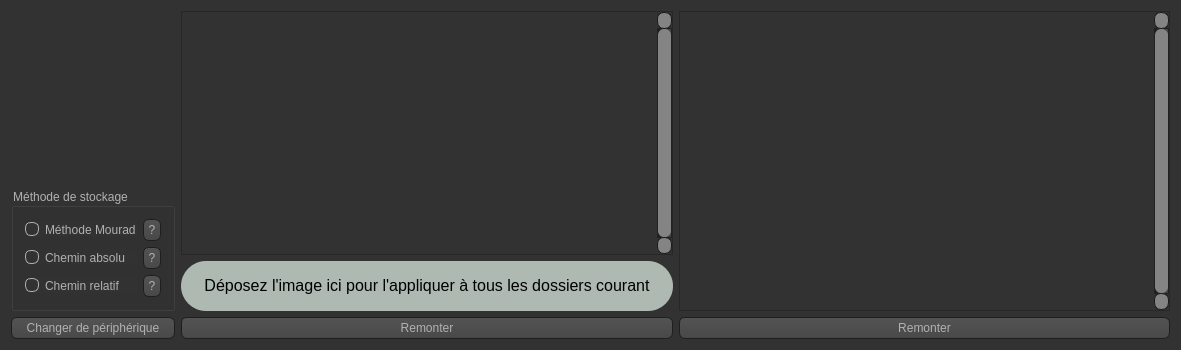
<?xml version="1.0" encoding="UTF-8"?>
<ui version="4.0">
 <class>MainWindow</class>
 <widget class="QMainWindow" name="MainWindow">
  <property name="geometry">
   <rect>
    <x>0</x>
    <y>0</y>
    <width>1181</width>
    <height>350</height>
   </rect>
  </property>
  <property name="windowTitle">
   <string>MyDir!</string>
  </property>
  <property name="windowIcon">
   <iconset resource="ressources.qrc">
    <normaloff>:/img/folder-apps-icon.png</normaloff>:/img/folder-apps-icon.png</iconset>
  </property>
  <property name="styleSheet">
   <string notr="true">QToolTip
{
     border: 1px solid black;
     padding: 2px;
	 color: black;
}

QWidget
{
    color: #b1b1b1;
    background-color: #323232;
}

QWidget:item:hover
{
    background-color: QLinearGradient( x1: 0, y1: 0, x2: 0, y2: 1, stop: 0 #ffa02f, stop: 1 #ca0619);
    color: #000000;
}

QWidget:item:selected
{
    background-color: QLinearGradient( x1: 0, y1: 0, x2: 0, y2: 1, stop: 0 #ffa02f, stop: 1 #d7801a);
}

QMenuBar::item
{
    background: transparent;
}

QMenuBar::item:selected
{
    background: transparent;
    border: 1px solid #ffaa00;
}

QMenuBar::item:pressed
{
    background: #444;
    border: 1px solid #000;
    background-color: QLinearGradient(
        x1:0, y1:0,
        x2:0, y2:1,
        stop:1 #212121,
        stop:0.4 #343434/*,
        stop:0.2 #343434,
        stop:0.1 #ffaa00*/
    );
    margin-bottom:-1px;
    padding-bottom:1px;
}

QMenu
{
    border: 1px solid #000;
}

QMenu::item
{
    padding: 2px 20px 2px 20px;
}

QMenu::item:selected
{
    color: #000000;
}

QWidget:disabled
{
    color: #404040;
    background-color: #323232;
}

QAbstractItemView
{
    background-color: QLinearGradient( x1: 0, y1: 0, x2: 0, y2: 1, stop: 0 #4d4d4d, stop: 0.1 #646464, stop: 1 #5d5d5d);
}

QWidget:focus
{
    /*border: 2px solid QLinearGradient( x1: 0, y1: 0, x2: 0, y2: 1, stop: 0 #ffa02f, stop: 1 #d7801a);*/
}

QLineEdit
{
    background-color: QLinearGradient( x1: 0, y1: 0, x2: 0, y2: 1, stop: 0 #4d4d4d, stop: 0 #646464, stop: 1 #5d5d5d);
    padding: 1px;
    border-style: solid;
    border: 1px solid #1e1e1e;
    border-radius: 5;
}

QPushButton
{
    color: #b1b1b1;
    background-color: QLinearGradient( x1: 0, y1: 0, x2: 0, y2: 1, stop: 0 #565656, stop: 0.1 #525252, stop: 0.5 #4e4e4e, stop: 0.9 #4a4a4a, stop: 1 #464646);
    border-width: 1px;
    border-color: #1e1e1e;
    border-style: solid;
    border-radius: 6;
    padding: 3px;
    font-size: 12px;
    padding-left: 5px;
    padding-right: 5px;
}

QPushButton:pressed
{
    background-color: QLinearGradient( x1: 0, y1: 0, x2: 0, y2: 1, stop: 0 #2d2d2d, stop: 0.1 #2b2b2b, stop: 0.5 #292929, stop: 0.9 #282828, stop: 1 #252525);
}

QComboBox
{
    selection-background-color: #ffaa00;
    background-color: QLinearGradient( x1: 0, y1: 0, x2: 0, y2: 1, stop: 0 #565656, stop: 0.1 #525252, stop: 0.5 #4e4e4e, stop: 0.9 #4a4a4a, stop: 1 #464646);
    border-style: solid;
    border: 1px solid #1e1e1e;
    border-radius: 5;
}

QComboBox:hover,QPushButton:hover
{
    border: 2px solid QLinearGradient( x1: 0, y1: 0, x2: 0, y2: 1, stop: 0 #ffa02f, stop: 1 #d7801a);
}


QComboBox:on
{
    padding-top: 3px;
    padding-left: 4px;
    background-color: QLinearGradient( x1: 0, y1: 0, x2: 0, y2: 1, stop: 0 #2d2d2d, stop: 0.1 #2b2b2b, stop: 0.5 #292929, stop: 0.9 #282828, stop: 1 #252525);
    selection-background-color: #ffaa00;
}

QComboBox QAbstractItemView
{
    border: 2px solid darkgray;
    selection-background-color: QLinearGradient( x1: 0, y1: 0, x2: 0, y2: 1, stop: 0 #ffa02f, stop: 1 #d7801a);
}

QComboBox::drop-down
{
     subcontrol-origin: padding;
     subcontrol-position: top right;
     width: 15px;

     border-left-width: 0px;
     border-left-color: darkgray;
     border-left-style: solid; /* just a single line */
     border-top-right-radius: 3px; /* same radius as the QComboBox */
     border-bottom-right-radius: 3px;
 }

QComboBox::down-arrow
{
     image: url(:/down_arrow.png);
}

QGroupBox:focus
{
border: 2px solid QLinearGradient( x1: 0, y1: 0, x2: 0, y2: 1, stop: 0 #ffa02f, stop: 1 #d7801a);
}

QTextEdit:focus
{
    border: 2px solid QLinearGradient( x1: 0, y1: 0, x2: 0, y2: 1, stop: 0 #ffa02f, stop: 1 #d7801a);
}
/*
QScrollBar:horizontal {
      background: QLinearGradient( x1: 0, y1: 0, x2: 1, y2: 0, stop: 0.0 #121212, stop: 0.2 #282828, stop: 1 #484848);
      width: 15px;
      margin: 16px 0 16px 0;
      border: 1px solid #222222;
}

QScrollBar::handle:horizontal
{
      background: rgb(132, 132, 132);
      min-height: 20px;
      border-radius: 6px;
}

QScrollBar::add-line:horizontal {
      border: 1px solid #1b1b19;
      border-radius: 7px;
      background:  rgb(132, 132, 132);
      height: 15px;
      subcontrol-position: bottom;
      subcontrol-origin: margin;
}

QScrollBar::sub-line:horizontal {
      border: 1px solid #1b1b19;
      border-radius: 7px;
      background:  rgb(132, 132, 132);
      height: 15px;
      subcontrol-position: top;
      subcontrol-origin: margin;
}

QScrollBar::right-arrow:horizontal, QScrollBar::left-arrow:horizontal
{
      border: 1px solid black;
      width: 1px;
      height: 1px;
      background: white;
}
*/
QScrollBar::add-page:horizontal, QScrollBar::sub-page:horizontal
{
      background: none;
}

QScrollBar:vertical
{
      background: QLinearGradient( x1: 0, y1: 0, x2: 1, y2: 0, stop: 0.0 #121212, stop: 0.2 #282828, stop: 1 #484848);
      width: 15px;
      margin: 16px 0 16px 0;
      border: 1px solid #222222;
}

QScrollBar::handle:vertical
{
      background: rgb(132, 132, 132);
      min-height: 20px;
      border-radius: 6px;
}

QScrollBar::add-line:vertical
{
      border: 1px solid #1b1b19;
      border-radius: 7px;
      background:  rgb(132, 132, 132);
      height: 15px;
      subcontrol-position: bottom;
      subcontrol-origin: margin;
}

QScrollBar::sub-line:vertical
{
      border: 1px solid #1b1b19;
      border-radius: 7px;
      background:  rgb(132, 132, 132);
      height: 15px;
      subcontrol-position: top;
      subcontrol-origin: margin;
}


QScrollBar::add-page:vertical, QScrollBar::sub-page:vertical
{
      background: none;
}
/*
QScrollBar::up-arrow:vertical, QScrollBar::down-arrow:vertical
{
      width: 5px;
      height: 5px;
	  border-radius:2px;
      background: rgb(139, 139, 139);
}
*/

QTextEdit
{
    background-color: #242424;
}

QPlainTextEdit
{
    background-color: #242424;
}

QHeaderView::section
{
    background-color: QLinearGradient(x1:0, y1:0, x2:0, y2:1, stop:0 #616161, stop: 0.5 #505050, stop: 0.6 #434343, stop:1 #656565);
    color: white;
    padding-left: 4px;
    border: 1px solid #6c6c6c;
}

QCheckBox:disabled
{
color: #414141;
}

QDockWidget::title
{
    text-align: center;
    spacing: 3px; /* spacing between items in the tool bar */
    background-color: QLinearGradient(x1:0, y1:0, x2:0, y2:1, stop:0 #323232, stop: 0.5 #242424, stop:1 #323232);
}

QDockWidget::close-button, QDockWidget::float-button
{
    text-align: center;
    spacing: 1px; /* spacing between items in the tool bar */
    background-color: QLinearGradient(x1:0, y1:0, x2:0, y2:1, stop:0 #323232, stop: 0.5 #242424, stop:1 #323232);
}

QDockWidget::close-button:hover, QDockWidget::float-button:hover
{
    background: #242424;
}

QDockWidget::close-button:pressed, QDockWidget::float-button:pressed
{
    padding: 1px -1px -1px 1px;
}

QMainWindow::separator
{
    background-color: QLinearGradient(x1:0, y1:0, x2:0, y2:1, stop:0 #161616, stop: 0.5 #151515, stop: 0.6 #212121, stop:1 #343434);
    color: white;
    padding-left: 4px;
    border: 1px solid #4c4c4c;
    spacing: 3px; /* spacing between items in the tool bar */
}

QMainWindow::separator:hover
{

    background-color: QLinearGradient(x1:0, y1:0, x2:0, y2:1, stop:0 #d7801a, stop:0.5 #b56c17 stop:1 #ffa02f);
    color: white;
    padding-left: 4px;
    border: 1px solid #6c6c6c;
    spacing: 3px; /* spacing between items in the tool bar */
}

QToolBar::handle
{
     spacing: 3px; /* spacing between items in the tool bar */
     background: url(:/images/handle.png);
}

QMenu::separator
{
    height: 2px;
    background-color: QLinearGradient(x1:0, y1:0, x2:0, y2:1, stop:0 #161616, stop: 0.5 #151515, stop: 0.6 #212121, stop:1 #343434);
    color: white;
    padding-left: 4px;
    margin-left: 10px;
    margin-right: 5px;
}

QProgressBar
{
    border: 2px solid grey;
    border-radius: 5px;
    text-align: center;
}

QProgressBar::chunk
{
    background-color: #d7801a;
    width: 2.15px;
    margin: 0.5px;
}

QTabBar::tab {
    color: #b1b1b1;
    border: 1px solid #444;
    border-bottom-style: none;
    background-color: #323232;
    padding-left: 10px;
    padding-right: 10px;
    padding-top: 3px;
    padding-bottom: 2px;
    margin-right: -1px;
}

QTabWidget::pane {
    border: 1px solid #444;
    top: 1px;
}

QTabBar::tab:last
{
    margin-right: 0; /* the last selected tab has nothing to overlap with on the right */
    border-top-right-radius: 3px;
}

QTabBar::tab:first:!selected
{
 margin-left: 0px; /* the last selected tab has nothing to overlap with on the right */


    border-top-left-radius: 3px;
}

QTabBar::tab:!selected
{
    color: #b1b1b1;
    border-bottom-style: solid;
    margin-top: 3px;
    background-color: QLinearGradient(x1:0, y1:0, x2:0, y2:1, stop:1 #212121, stop:.4 #343434);
}

QTabBar::tab:selected
{
    border-top-left-radius: 3px;
    border-top-right-radius: 3px;
    margin-bottom: 0px;
}

QTabBar::tab:!selected:hover
{
    /*border-top: 2px solid #ffaa00;
    padding-bottom: 3px;*/
    border-top-left-radius: 3px;
    border-top-right-radius: 3px;
    background-color: QLinearGradient(x1:0, y1:0, x2:0, y2:1, stop:1 #212121, stop:0.4 #343434, stop:0.2 #343434, stop:0.1 #ffaa00);
}

QRadioButton::indicator:checked, QRadioButton::indicator:unchecked{
    color: #b1b1b1;
    background-color: #323232;
    border: 1px solid #b1b1b1;
    border-radius: 6px;
}

QRadioButton::indicator:checked
{
    background-color: qradialgradient(
        cx: 0.5, cy: 0.5,
        fx: 0.5, fy: 0.5,
        radius: 1.0,
        stop: 0.25 #ffaa00,
        stop: 0.3 #323232
    );
}

QCheckBox::indicator{
    color: #b1b1b1;
    background-color: #323232;
    border: 1px solid #b1b1b1;
    width: 9px;
    height: 9px;
}

QRadioButton::indicator
{
    border-radius: 6px;
}

QRadioButton::indicator:hover, QCheckBox::indicator:hover
{
    border: 1px solid #ffaa00;
}

QCheckBox::indicator:checked
{
    image:url(:/images/checkbox.png);
}

QCheckBox::indicator:disabled, QRadioButton::indicator:disabled
{
    border: 1px solid #444;
}</string>
  </property>
  <widget class="QWidget" name="centralWidget">
   <layout class="QHBoxLayout" name="horizontalLayout_4">
    <item>
     <layout class="QVBoxLayout" name="verticalLayout_4">
      <item>
       <layout class="QGridLayout" name="gridLayout">
        <property name="topMargin">
         <number>0</number>
        </property>
        <item row="1" column="0">
         <widget class="QLabel" name="iconApp">
          <property name="sizePolicy">
           <sizepolicy hsizetype="Preferred" vsizetype="Preferred">
            <horstretch>0</horstretch>
            <verstretch>0</verstretch>
           </sizepolicy>
          </property>
          <property name="minimumSize">
           <size>
            <width>0</width>
            <height>64</height>
           </size>
          </property>
          <property name="maximumSize">
           <size>
            <width>64</width>
            <height>64</height>
           </size>
          </property>
          <property name="autoFillBackground">
           <bool>false</bool>
          </property>
          <property name="styleSheet">
           <string notr="true">border-image: url(:/img/folder-apps-icon.png) 0 0 0 0 stretch stretch ;</string>
          </property>
          <property name="text">
           <string>&lt;html&gt;&lt;head/&gt;&lt;body&gt;&lt;p&gt;&lt;br/&gt;&lt;/p&gt;&lt;/body&gt;&lt;/html&gt;</string>
          </property>
          <property name="scaledContents">
           <bool>false</bool>
          </property>
         </widget>
        </item>
        <item row="2" column="0">
         <spacer name="verticalSpacer">
          <property name="orientation">
           <enum>Qt::Vertical</enum>
          </property>
          <property name="sizeHint" stdset="0">
           <size>
            <width>20</width>
            <height>40</height>
           </size>
          </property>
         </spacer>
        </item>
       </layout>
      </item>
      <item>
       <widget class="QGroupBox" name="groupBox">
        <property name="title">
         <string>Méthode de stockage</string>
        </property>
        <layout class="QVBoxLayout" name="verticalLayout_3">
         <item>
          <layout class="QHBoxLayout" name="horizontalLayout_3">
           <item>
            <widget class="QRadioButton" name="radioMethodeMourad">
             <property name="text">
              <string>Méthode Mourad</string>
             </property>
             <property name="checked">
              <bool>true</bool>
             </property>
            </widget>
           </item>
           <item>
            <widget class="QPushButton" name="pushButton_2">
             <property name="minimumSize">
              <size>
               <width>18</width>
               <height>22</height>
              </size>
             </property>
             <property name="maximumSize">
              <size>
               <width>18</width>
               <height>22</height>
              </size>
             </property>
             <property name="text">
              <string>?</string>
             </property>
            </widget>
           </item>
          </layout>
         </item>
         <item>
          <layout class="QHBoxLayout" name="horizontalLayout_5">
           <item>
            <widget class="QRadioButton" name="radioCheminAbsolu">
             <property name="text">
              <string>Chemin absolu</string>
             </property>
            </widget>
           </item>
           <item>
            <widget class="QPushButton" name="aideCheminAbsolu">
             <property name="minimumSize">
              <size>
               <width>18</width>
               <height>22</height>
              </size>
             </property>
             <property name="maximumSize">
              <size>
               <width>18</width>
               <height>22</height>
              </size>
             </property>
             <property name="text">
              <string>?</string>
             </property>
            </widget>
           </item>
          </layout>
         </item>
         <item>
          <layout class="QHBoxLayout" name="horizontalLayout_2">
           <item>
            <widget class="QRadioButton" name="radioCheminRelatif">
             <property name="text">
              <string>Chemin relatif</string>
             </property>
             <property name="checked">
              <bool>false</bool>
             </property>
            </widget>
           </item>
           <item>
            <widget class="QPushButton" name="aideCheminRelatif">
             <property name="maximumSize">
              <size>
               <width>18</width>
               <height>22</height>
              </size>
             </property>
             <property name="text">
              <string>?</string>
             </property>
            </widget>
           </item>
          </layout>
         </item>
        </layout>
       </widget>
      </item>
      <item>
       <widget class="QPushButton" name="pushButton">
        <property name="text">
         <string>Changer de périphérique</string>
        </property>
       </widget>
      </item>
     </layout>
    </item>
    <item>
     <layout class="QHBoxLayout" name="horizontalLayout">
      <item>
       <layout class="QVBoxLayout" name="verticalLayout">
        <item>
         <widget class="QScrollArea" name="scrollArea_2">
          <property name="minimumSize">
           <size>
            <width>415</width>
            <height>0</height>
           </size>
          </property>
          <property name="verticalScrollBarPolicy">
           <enum>Qt::ScrollBarAlwaysOn</enum>
          </property>
          <property name="horizontalScrollBarPolicy">
           <enum>Qt::ScrollBarAsNeeded</enum>
          </property>
          <property name="sizeAdjustPolicy">
           <enum>QAbstractScrollArea::AdjustToContents</enum>
          </property>
          <property name="widgetResizable">
           <bool>true</bool>
          </property>
          <widget class="QWidget" name="dossiers">
           <property name="geometry">
            <rect>
             <x>0</x>
             <y>0</y>
             <width>481</width>
             <height>240</height>
            </rect>
           </property>
          </widget>
         </widget>
        </item>
        <item>
         <layout class="QHBoxLayout" name="horizontalLayout_6">
          <item>
           <widget class="QLabel" name="label">
            <property name="minimumSize">
             <size>
              <width>0</width>
              <height>50</height>
             </size>
            </property>
            <property name="maximumSize">
             <size>
              <width>9999</width>
              <height>50</height>
             </size>
            </property>
            <property name="acceptDrops">
             <bool>true</bool>
            </property>
            <property name="styleSheet">
             <string notr="true">background-color: rgb(174, 185, 178);
border-radius:25px;
color: black;</string>
            </property>
            <property name="text">
             <string>&lt;html&gt;&lt;head/&gt;&lt;body&gt;&lt;p align=&quot;center&quot;&gt;&lt;span style=&quot; font-size:12pt;&quot;&gt;Déposez l'image ici pour l'appliquer à tous les dossiers courant&lt;/span&gt;&lt;/p&gt;&lt;/body&gt;&lt;/html&gt;</string>
            </property>
           </widget>
          </item>
         </layout>
        </item>
        <item>
         <widget class="QPushButton" name="remonterDirDroppables">
          <property name="text">
           <string>Remonter</string>
          </property>
         </widget>
        </item>
       </layout>
      </item>
      <item>
       <layout class="QVBoxLayout" name="verticalLayout_2">
        <item>
         <widget class="QScrollArea" name="scrollArea">
          <property name="minimumSize">
           <size>
            <width>415</width>
            <height>0</height>
           </size>
          </property>
          <property name="verticalScrollBarPolicy">
           <enum>Qt::ScrollBarAlwaysOn</enum>
          </property>
          <property name="horizontalScrollBarPolicy">
           <enum>Qt::ScrollBarAsNeeded</enum>
          </property>
          <property name="sizeAdjustPolicy">
           <enum>QAbstractScrollArea::AdjustToContents</enum>
          </property>
          <property name="widgetResizable">
           <bool>true</bool>
          </property>
          <widget class="QWidget" name="images">
           <property name="geometry">
            <rect>
             <x>0</x>
             <y>0</y>
             <width>481</width>
             <height>298</height>
            </rect>
           </property>
          </widget>
         </widget>
        </item>
        <item>
         <widget class="QPushButton" name="remonterDirDraggables">
          <property name="text">
           <string>Remonter</string>
          </property>
         </widget>
        </item>
       </layout>
      </item>
     </layout>
    </item>
   </layout>
  </widget>
 </widget>
 <layoutdefault spacing="6" margin="11"/>
 <resources>
  <include location="ressources.qrc"/>
 </resources>
 <connections/>
</ui>
